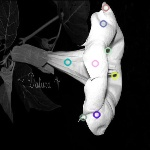
#> input picture image-with-keypoints.jpg, 150 x 150 px
$ python -i bow.py   (imports and definitions only)
#> lines starting #> are read from the running program, lines starting #| are printed output that depends on the picture
import numpy as np
import cv2
from sklearn.cluster import MiniBatchKMeans
import math


def get_sift_features(image_path):
#> called with image_path = 'image-with-keypoints.jpg'
    num_features = 50
    img = cv2.imread(image_path)
#> img is the input picture: shape (150, 150, 3); mean B, G, R 52.1, 52, 51.9
    img = cv2.resize(img,(150,150))
    # Applying SIFT detector
    gray= cv2.cvtColor(img,cv2.COLOR_BGR2GRAY)
    sift = cv2.SIFT_create(num_features)  # control number of features here
    _, des = sift.detectAndCompute(gray,None)
    if len(des) > num_features:
        des = des[:num_features]
    elif len(des) < num_features:
        des = np.concatenate((des, [des[0]] * (num_features - len(des))))
    return des

#this function will get SIFT descriptors from training images and
#train a k-means classifier
def read_and_clusterize(class_name_and_paths, num_clusters):

    sift_keypoints = []

    for _, paths in class_name_and_paths.items():
        for path in paths:
            des = get_sift_features(path)
            #append the descriptors to a list of descriptors
            sift_keypoints.append(des)

    #with the descriptors detected, lets clusterize them
    print("Training kmeans")
    sift_keypoints = np.vstack(sift_keypoints)
    kmeans = MiniBatchKMeans(num_clusters).fit(sift_keypoints)
    #return the learned model
    return kmeans


def create_training_data(class_name_and_paths, kmeans, num_clusters):

    training_data = {}
    for class_name, paths in class_name_and_paths.items():
        training_data[class_name] = []
        for path in paths:
            des = get_sift_features(path)
            predict_kmeans=kmeans.predict(des)
            hist, _ = np.histogram(predict_kmeans, math.floor(math.sqrt(num_clusters)))
            training_data[class_name].append(hist)

    return training_data

>>> result = get_sift_features('image-with-keypoints.jpg')
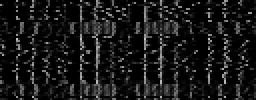
#> result: shape (50, 128) float32 (shown 2 times larger); min 0, max 197, mean 23.5
